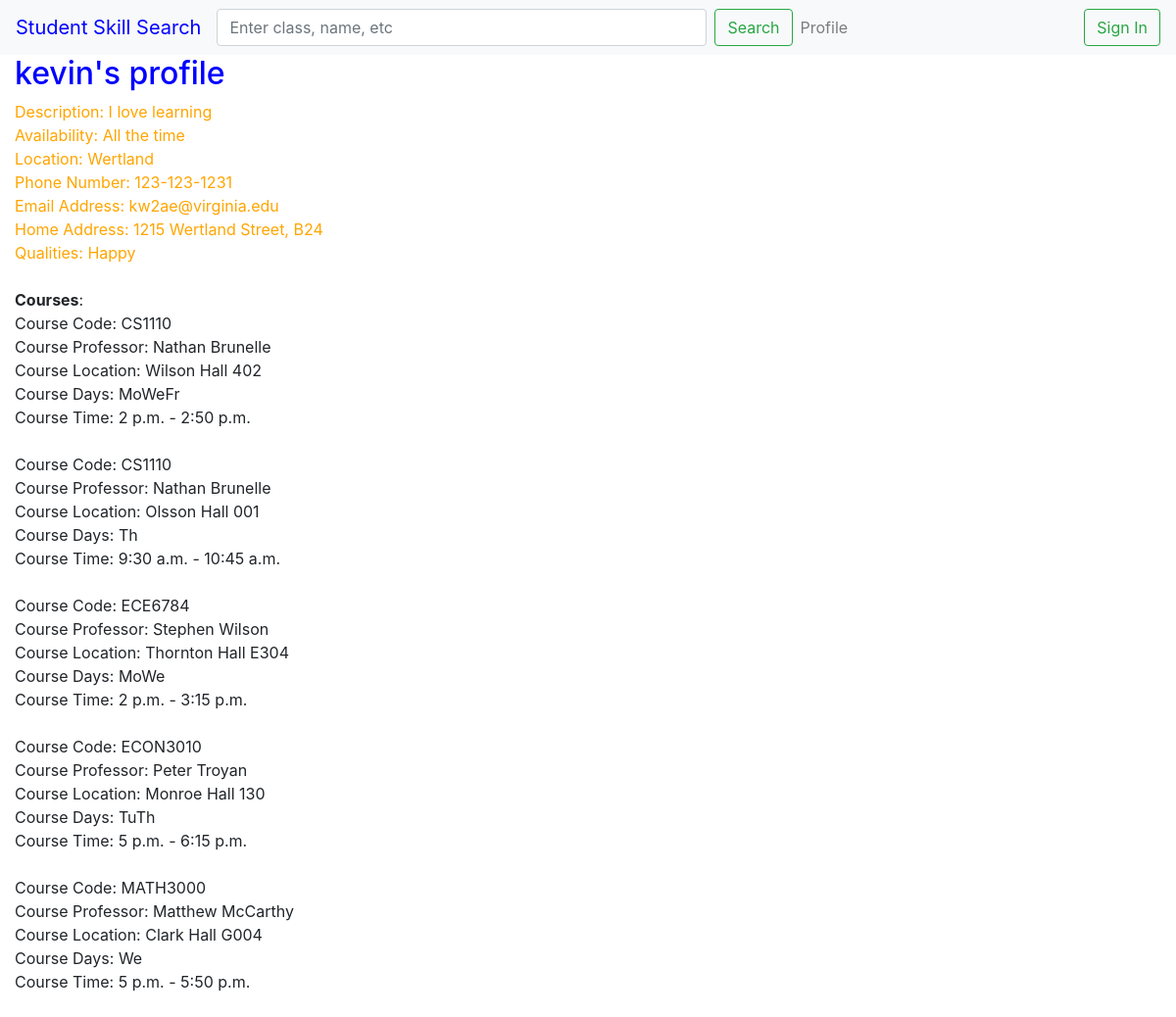
Screenshot of /accounts/4/ with the database file from the repository.
### accounts/models.py (models this page shows, shortened)
class CustomUser(AbstractUser):
    is_searching = models.BooleanField(default=True)
    image = models.ImageField(upload_to='profile_image', blank=True)
    courses = models.ManyToManyField('Class', blank=True)
    description = models.CharField(max_length=2000, blank=True)
    availability = models.CharField(max_length=1000, blank=True)
    location = models.CharField(max_length=100, blank=True)
    phone_number = models.CharField(max_length=20, blank=True)
    profile_email = models.CharField(max_length=100, blank=True)
    home_address = models.CharField(max_length=200, blank=True)
    qualities = models.CharField(max_length=1000, blank=True)

class Class(models.Model):
	course_code = models.CharField(max_length=20, blank=False)
	course_section = models.CharField(max_length=4, blank=False)
	course_is_lecture = models.BooleanField(default=True)
	course_professor = models.CharField(max_length=200, blank=False)
	course_location = models.CharField(max_length=100, blank=False)
	course_days = models.CharField(max_length=100)
	course_start_time = models.TimeField(blank=False)
	course_end_time = models.TimeField(blank=False)

### accounts/views.py (the view)
# urls.py: path('<int:pk>/', views.DetailView.as_view(), name='detail'),
class DetailView(generic.DetailView):
    model = CustomUser
    template_name = 'accounts/user-profile.html'

### accounts/templates/accounts/user-profile.html (shortened to what this page needs)
{% extends 'base.html' %}
{% block content %}
<h2 style="color:blue; padding-left:15px">{{ customuser.username }}'s profile </h2>
<div style="color:orange;padding-left:15px;">Description: {{ customuser.description }} </div>
<div style="color:orange;padding-left:15px;">Availability: {{ customuser.availability }} </div>
<div style="color:orange;padding-left:15px;">Location: {{ customuser.location }} </div>
<div style="color:orange;padding-left:15px;">Phone Number: {{ customuser.phone_number }} </div>
<div style="color:orange;padding-left:15px;">Email Address: {{ customuser.profile_email }} </div>
<div style="color:orange;padding-left:15px;">Home Address: {{ customuser.home_address }} </div>
<div style="color:orange;padding-left:15px;">Qualities: {{ customuser.qualities }} </div>
<br>
<b style="padding-left:15px;">Courses</b>:
<br>
<div style="padding-left:15px;">
  {% for course in customuser.courses.all %}
    Course Code: {{course.course_code}} <br>
    Course Professor: {{course.course_professor}} <br>
    Course Location: {{course.course_location}} <br>
    Course Days: {{course.course_days}} <br>
    Course Time: {{course.course_start_time}} - {{course.course_end_time}} <br>
    <br>
{% endfor %}
</div>
{% endblock %}

### rows the page displays
CustomUser: username "kevin", description "I love learning", availability "All the time", location "Wertland", phone_number "123-123-1231", profile_email "kw2ae@virginia.edu", home_address "1215 Wertland Street, B24", qualities "Happy"
Class: course_code "CS1110", course_professor "Nathan Brunelle", course_location "Wilson Hall 402", course_days "MoWeFr", course_start_time "2 p.m.", course_end_time "2:50 p.m."
Class: course_code "CS1110", course_professor "Nathan Brunelle", course_location "Olsson Hall 001", course_days "Th", course_start_time "9:30 a.m.", course_end_time "10:45 a.m."
Class: course_code "ECE6784", course_professor "Stephen Wilson", course_location "Thornton Hall E304", course_days "MoWe", course_start_time "2 p.m.", course_end_time "3:15 p.m."
Class: course_code "ECON3010", course_professor "Peter Troyan", course_location "Monroe Hall 130", course_days "TuTh", course_start_time "5 p.m.", course_end_time "6:15 p.m."
Class: course_code "MATH3000", course_professor "Matthew McCarthy", course_location "Clark Hall G004", course_days "We", course_start_time "5 p.m.", course_end_time "5:50 p.m."
